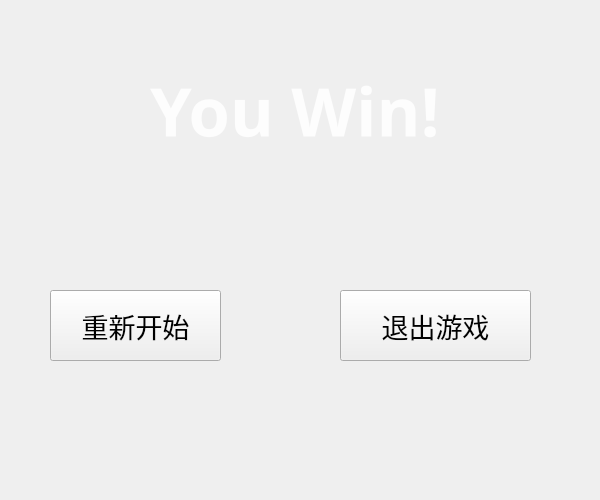
<?xml version="1.0" encoding="UTF-8"?>
<ui version="4.0">
 <class>win</class>
 <widget class="QWidget" name="win">
  <property name="geometry">
   <rect>
    <x>0</x>
    <y>0</y>
    <width>600</width>
    <height>500</height>
   </rect>
  </property>
  <property name="windowTitle">
   <string>Form</string>
  </property>
  <widget class="QLabel" name="label">
   <property name="geometry">
    <rect>
     <x>-680</x>
     <y>0</y>
     <width>1311</width>
     <height>551</height>
    </rect>
   </property>
   <property name="text">
    <string/>
   </property>
   <property name="pixmap">
    <pixmap resource="res.qrc">:/img/photo/background1.jpg</pixmap>
   </property>
  </widget>
  <widget class="QLabel" name="label_2">
   <property name="geometry">
    <rect>
     <x>150</x>
     <y>40</y>
     <width>311</width>
     <height>141</height>
    </rect>
   </property>
   <property name="palette">
    <palette>
     <active>
      <colorrole role="WindowText">
       <brush brushstyle="SolidPattern">
        <color alpha="217">
         <red>255</red>
         <green>255</green>
         <blue>255</blue>
        </color>
       </brush>
      </colorrole>
     </active>
     <inactive>
      <colorrole role="WindowText">
       <brush brushstyle="SolidPattern">
        <color alpha="217">
         <red>255</red>
         <green>255</green>
         <blue>255</blue>
        </color>
       </brush>
      </colorrole>
     </inactive>
     <disabled/>
    </palette>
   </property>
   <property name="font">
    <font>
     <family>Futura</family>
     <pointsize>50</pointsize>
     <italic>false</italic>
     <bold>true</bold>
     <underline>false</underline>
    </font>
   </property>
   <property name="text">
    <string>You Win!</string>
   </property>
  </widget>
  <widget class="QPushButton" name="pushButton">
   <property name="geometry">
    <rect>
     <x>50</x>
     <y>290</y>
     <width>171</width>
     <height>71</height>
    </rect>
   </property>
   <property name="font">
    <font>
     <pointsize>20</pointsize>
    </font>
   </property>
   <property name="text">
    <string>重新开始</string>
   </property>
  </widget>
  <widget class="QPushButton" name="pushButton_2">
   <property name="geometry">
    <rect>
     <x>340</x>
     <y>290</y>
     <width>191</width>
     <height>71</height>
    </rect>
   </property>
   <property name="font">
    <font>
     <pointsize>20</pointsize>
    </font>
   </property>
   <property name="text">
    <string>退出游戏</string>
   </property>
  </widget>
 </widget>
 <resources>
  <include location="res.qrc"/>
 </resources>
 <connections/>
</ui>
